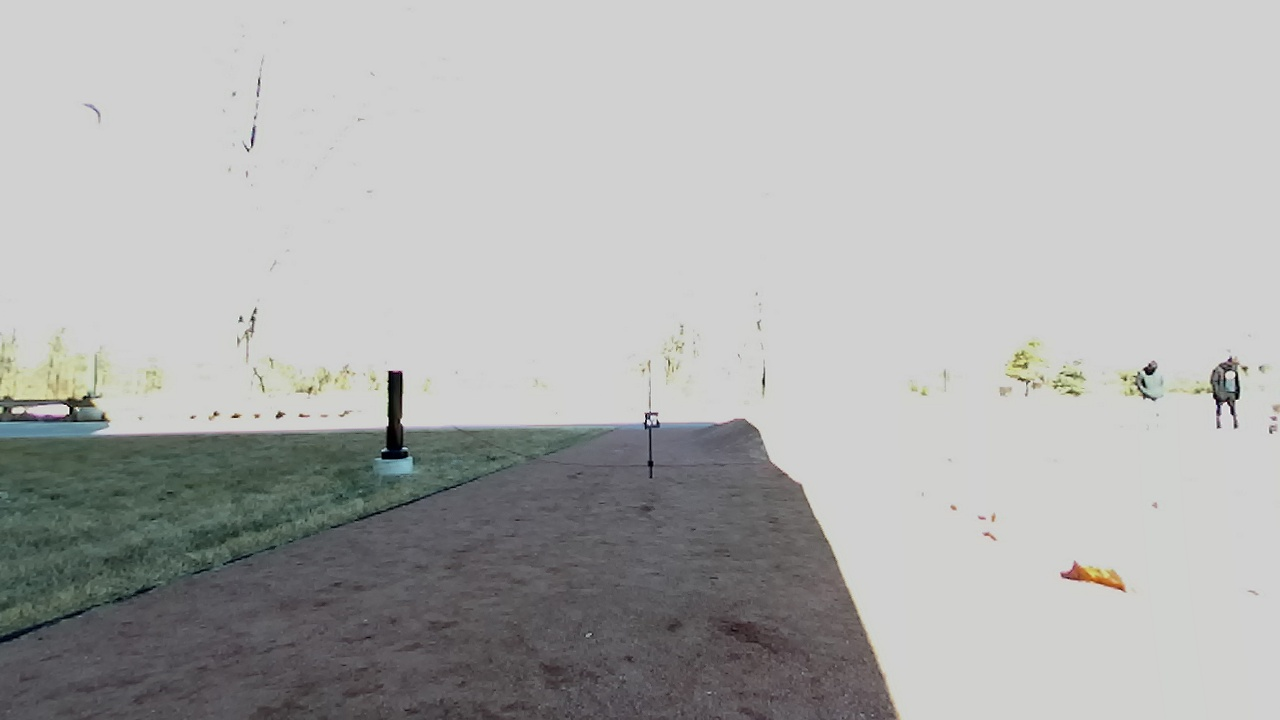
//> input picture 0000.jpg, 1280 x 720 px
$ ./ar   (built with g++ and OpenCV 4)
//> lines starting //> are read from the running program, lines starting //| are printed output that depends on the picture; after the words box and inside, x2 and y2 are one past the last pixel; in counts of white or black regions, pixels touching at a corner belong together
//> further down, temp is the input picture: 720 rows x 1280 cols, CV_8UC3; mean B, G, R 175, 176, 175.3
#include "opencv2/imgcodecs.hpp"
#include "opencv2/highgui.hpp"
#include "opencv2/imgproc.hpp"
#include "opencv2/features2d.hpp"
#include <iostream>
using namespace cv;
using namespace std;

int NUM_IMAGES = 211;

void pipeline(Mat src) {
    Mat src_gray;
    int thresh = 450;


    // [10 lines of commented-out code are left out]
    Mat src_hsv, mask, mask1, mask2, src_color_filtered;
    cvtColor(src, src_hsv, COLOR_BGR2HSV);
//> src_hsv: 720 rows x 1280 cols, CV_8UC3; mean H, S, V 38.7, 8.4, 177.2

    inRange(src_hsv, Scalar(55, 0, 151), cv::Scalar(180, 151, 255), mask1);
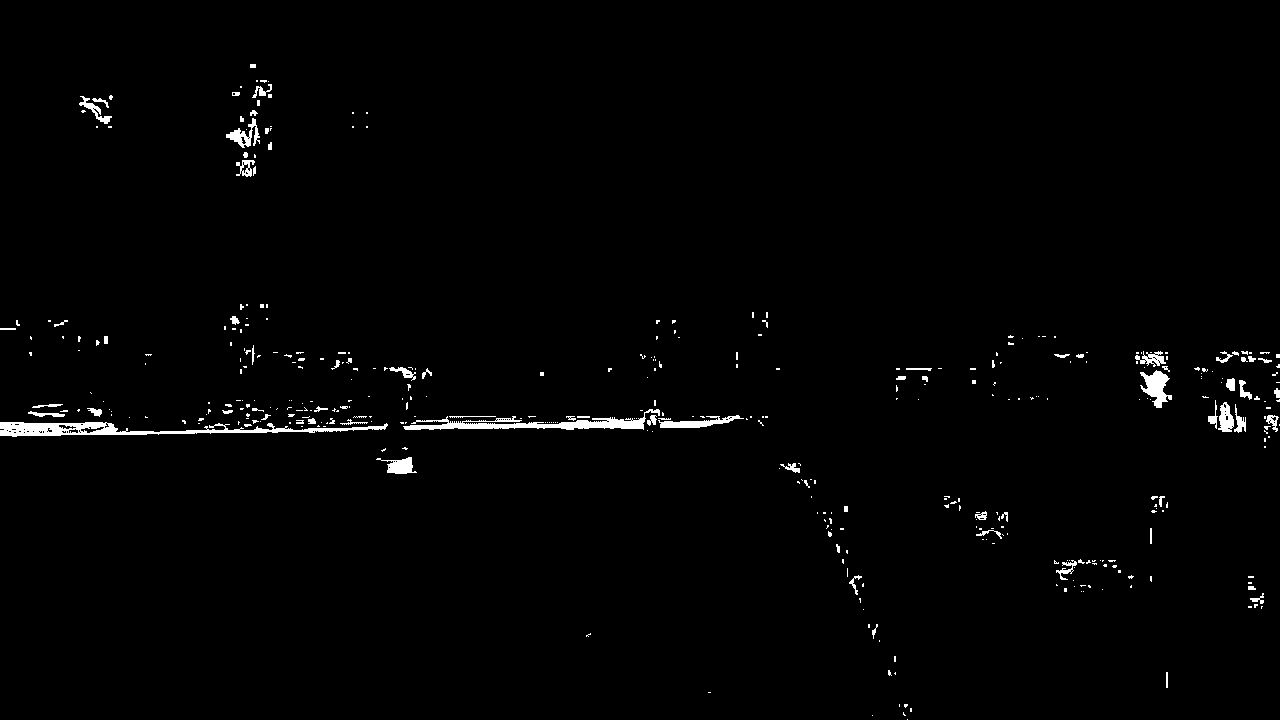
//> mask1: 720 rows x 1280 cols, CV_8UC1; 1.3% white; 403 white regions (326 under 20 px), largest, box (x1, y1, x2, y2) and area: (0, 422, 388, 437) 2328, (403, 409, 660, 430) 1791, (1140, 370, 1172, 408) 626
    //inRange(src_hsv, Scalar(110, 0, 0), cv::Scalar(255, 255, 51), mask2);

    //mask = mask1 | mask2;

    src.copyTo(src_color_filtered, mask1);

    //convert image to gray
    cvtColor(src_color_filtered, src_gray, COLOR_BGR2GRAY );

    //use canny edge detection to find edges in the image
    Mat canny_output;
    Canny(src_gray, canny_output, 300, 900);
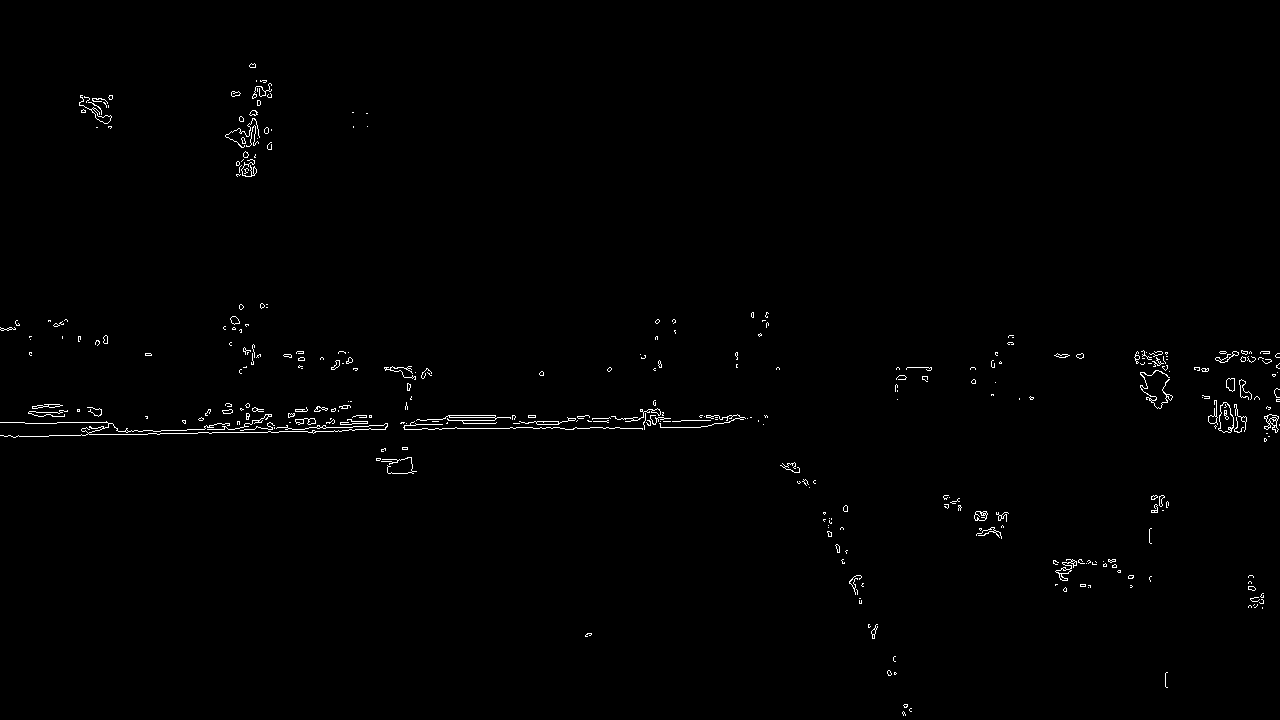
//> canny_output: 720 rows x 1280 cols, CV_8UC1; 0.74% white in thin lines or dots

    //use findContours to find contours based on canny edge detection
    vector< vector<Point> > contours;
    vector<Vec4i> hierarchy;
    findContours(canny_output, contours, hierarchy, RETR_EXTERNAL, CHAIN_APPROX_SIMPLE);
//> contours = 327 contours, 294 with area under 20; largest, box (x1, y1, x2, y2) and area: (1218, 402, 1234, 433) 328, (1264, 414, 1279, 433) 138, (1055, 559, 1077, 581) 108, (79, 95, 112, 124) 104, (974, 511, 988, 521) 100

    //filter contours based on bounding rectangle aspect ratio; must be between .75 and 2
    vector< vector<Point> > contours_accepted;
    // [30 lines of commented-out code are left out]
    Mat bounding_mat = Mat::zeros(canny_output.size(), CV_8UC3);

    //for(int i = 0; i < accepted_rect_aspect.size(); i++) {
        //rectangle(src, accepted_rect_aspect.at(i), Scalar(0,0,255),2);
    //}

    //draw contours
    Mat contour_mat = Mat::zeros(canny_output.size(), CV_8UC3);

    // Detecting corners
    cornerHarris(src_gray, bounding_mat, 7, 5, 0.05, BORDER_DEFAULT );
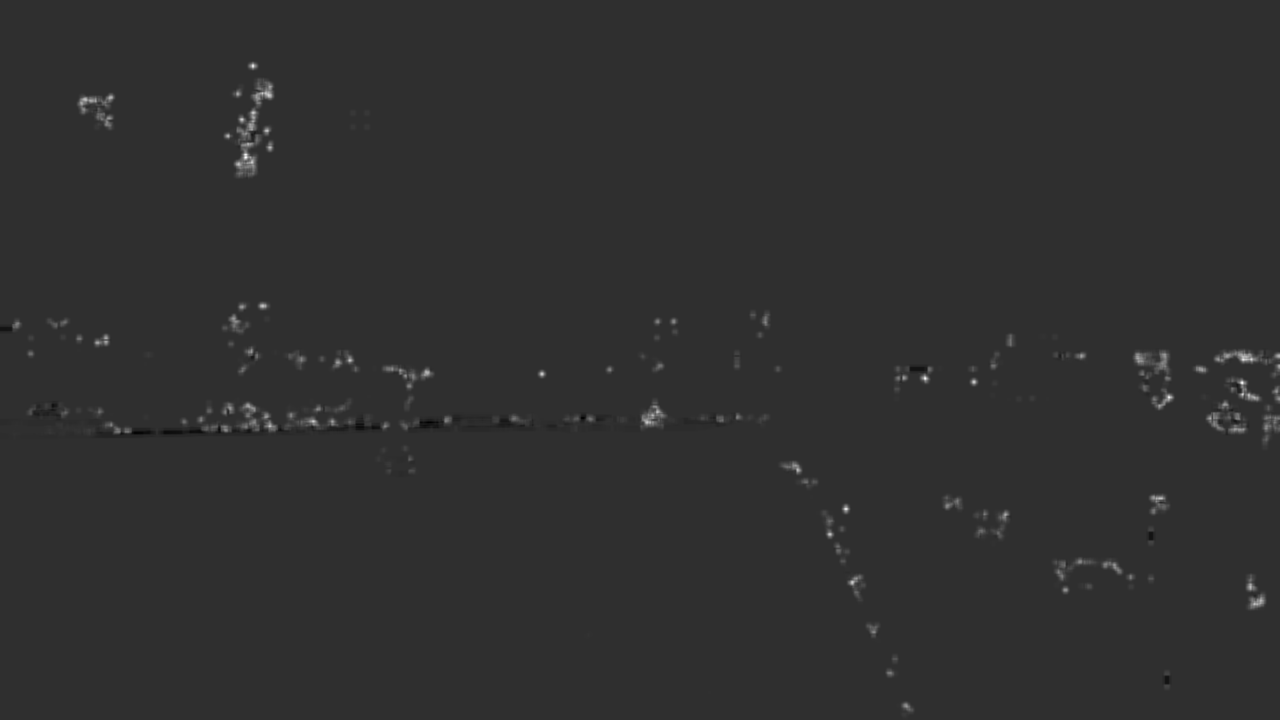
//> bounding_mat: 720 rows x 1280 cols, CV_32FC1; min -0.614, max 2.7, mean 0.00962; drawn with min black and max white

    // Normalizing
    Mat bounding_mat_norm;
    Mat bounding_mat_scaled;
    normalize(bounding_mat, bounding_mat_norm, 0, 255, NORM_MINMAX, CV_32FC1, Mat());
    convertScaleAbs(bounding_mat_norm, bounding_mat_scaled);

    // Drawing a circle around corners
    int circleCounter;

    for( int j = 0; j < bounding_mat_norm.rows ; j++ )
    { for( int i = 0; i < bounding_mat_norm.cols; i++ )
    {
        if( (int) bounding_mat_norm.at<float>(j,i) > thresh )
        {
           circle(bounding_mat_scaled, Point( i, j ), 5,  Scalar(0), 2, 8, 0);
           ++circleCounter;
        }
    }
    }
//> after the loop, circleCounter = 0


    // [14 lines of commented-out code are left out]
    namedWindow("corners_window", CV_WINDOW_AUTOSIZE);
    imshow("corners_window", bounding_mat_scaled);

    waitKey(0);
}

int main( int argc, char** argv )
{
    // [9 lines of commented-out code are left out]
    string filename;
    Mat temp;
    for(int i = 0; i <= NUM_IMAGES; ++i) {
        cout << i << endl;
        if(i < 10) {
            filename = "000" + to_string(i) + ".jpg";
        } else if (i < 100) {
            filename = "00" + to_string(i) + ".jpg";
        } else {
            filename = "0" + to_string(i) + ".jpg";
        }
        temp = imread(filename);
        pipeline(temp);
    }
//> pass 2 of the loop `for(int i = 0; i <= NUM_IMAGES; ++i)`:
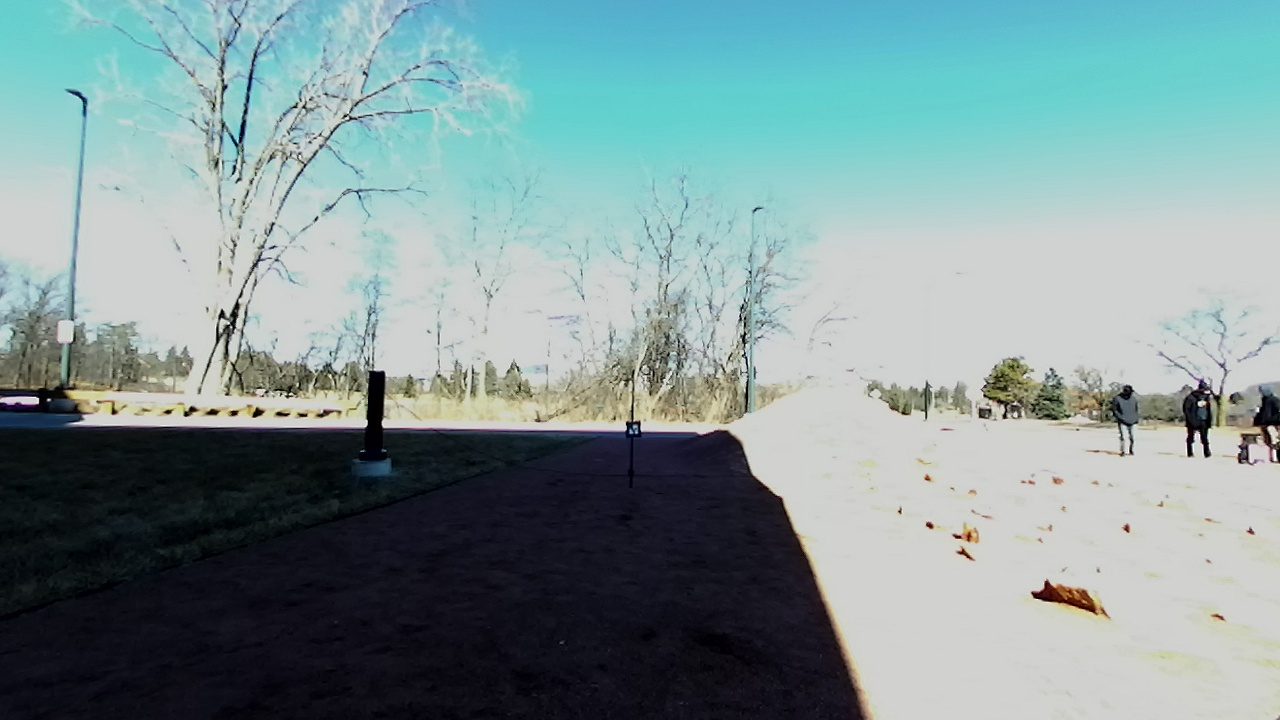
//> input picture 0001.jpg, 1280 x 720 px
//> temp is the input picture: 720 rows x 1280 cols, CV_8UC3; mean B, G, R 151.8, 150.9, 127.8
//> src_hsv: 720 rows x 1280 cols, CV_8UC3; mean H, S, V 81.8, 65.1, 155.2
//> in pipeline (call 2), `inRange(src_hsv, Scalar(55, 0, 151), cv::Scalar(180, 151, 255), mask1);`:
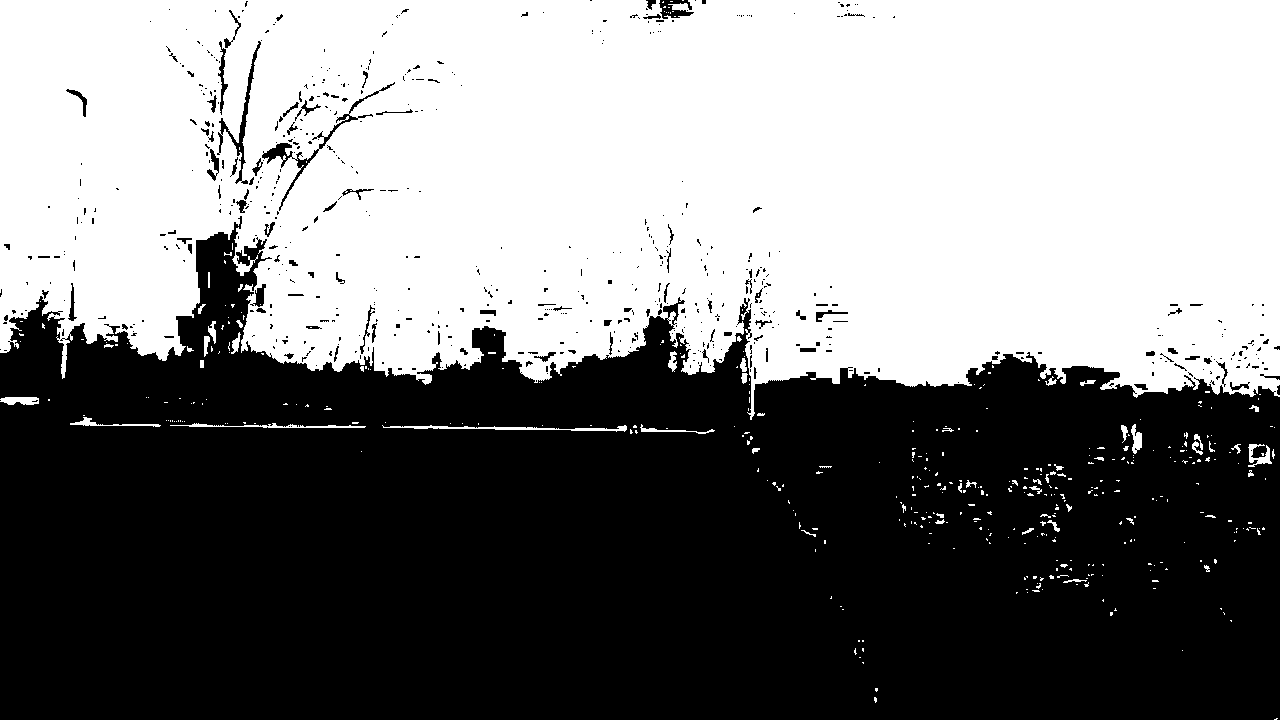
//> mask1: 720 rows x 1280 cols, CV_8UC1; 49.4% white; 414 white regions (360 under 20 px), largest, box (x1, y1, x2, y2) and area: (0, 0, 1280, 420) 449940, (382, 425, 627, 432) 600, (170, 423, 366, 428) 398
//> canny_output: 720 rows x 1280 cols, CV_8UC1; 1.7% white in thin lines or dots
//> contours = 689 contours, 605 with area under 20; largest, box (x1, y1, x2, y2) and area: (384, 424, 627, 432) 368, (217, 10, 242, 116) 367, (170, 422, 366, 429) 348, (70, 414, 161, 427) 196, (298, 82, 396, 161) 194
//> in pipeline (call 2), `cornerHarris(src_gray, bounding_mat, 7, 5, 0.05, BORDER_DEFAULT );`:
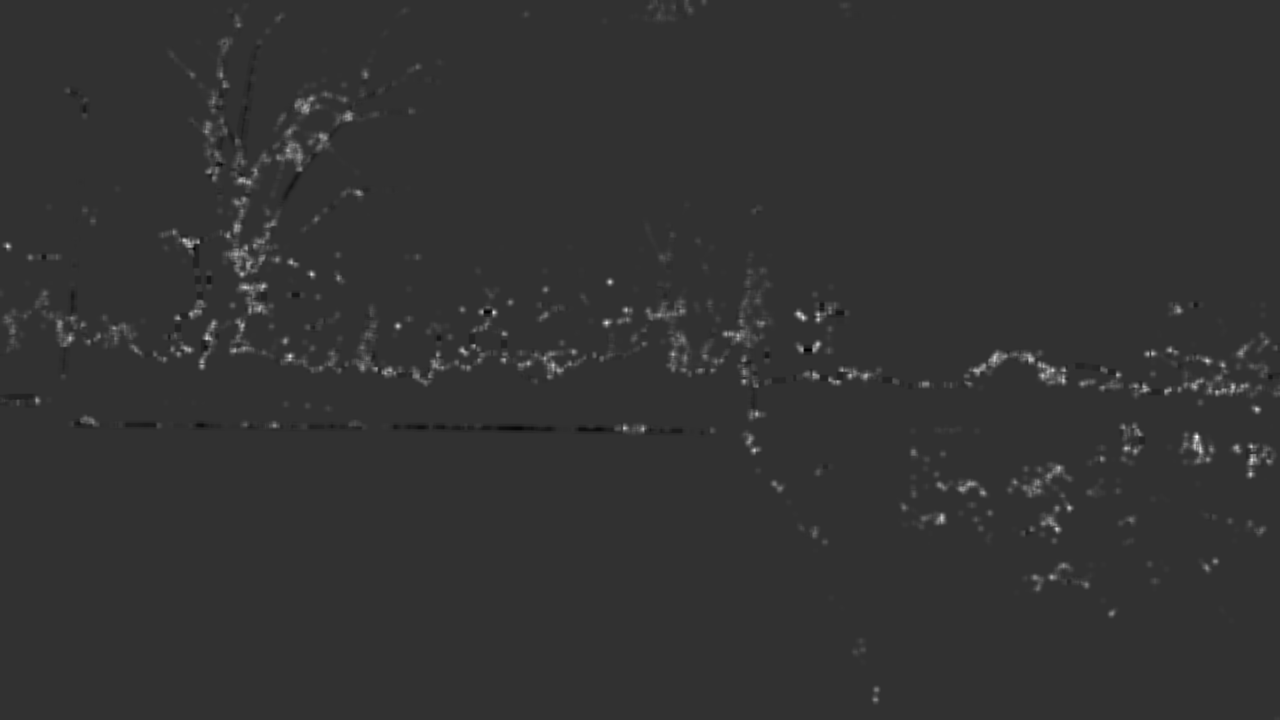
//> bounding_mat: 720 rows x 1280 cols, CV_32FC1; min -0.661, max 2.77, mean 0.0188; drawn with min black and max white
//> after the loop in pipeline (call 2), `for( int j = 0; j < bounding_mat_norm.rows ; j++ )`: circleCounter = 0
//> (the run ends here: the program stops with an error, at `cvtColor(src, src_hsv, COLOR_BGR2HSV);`)
